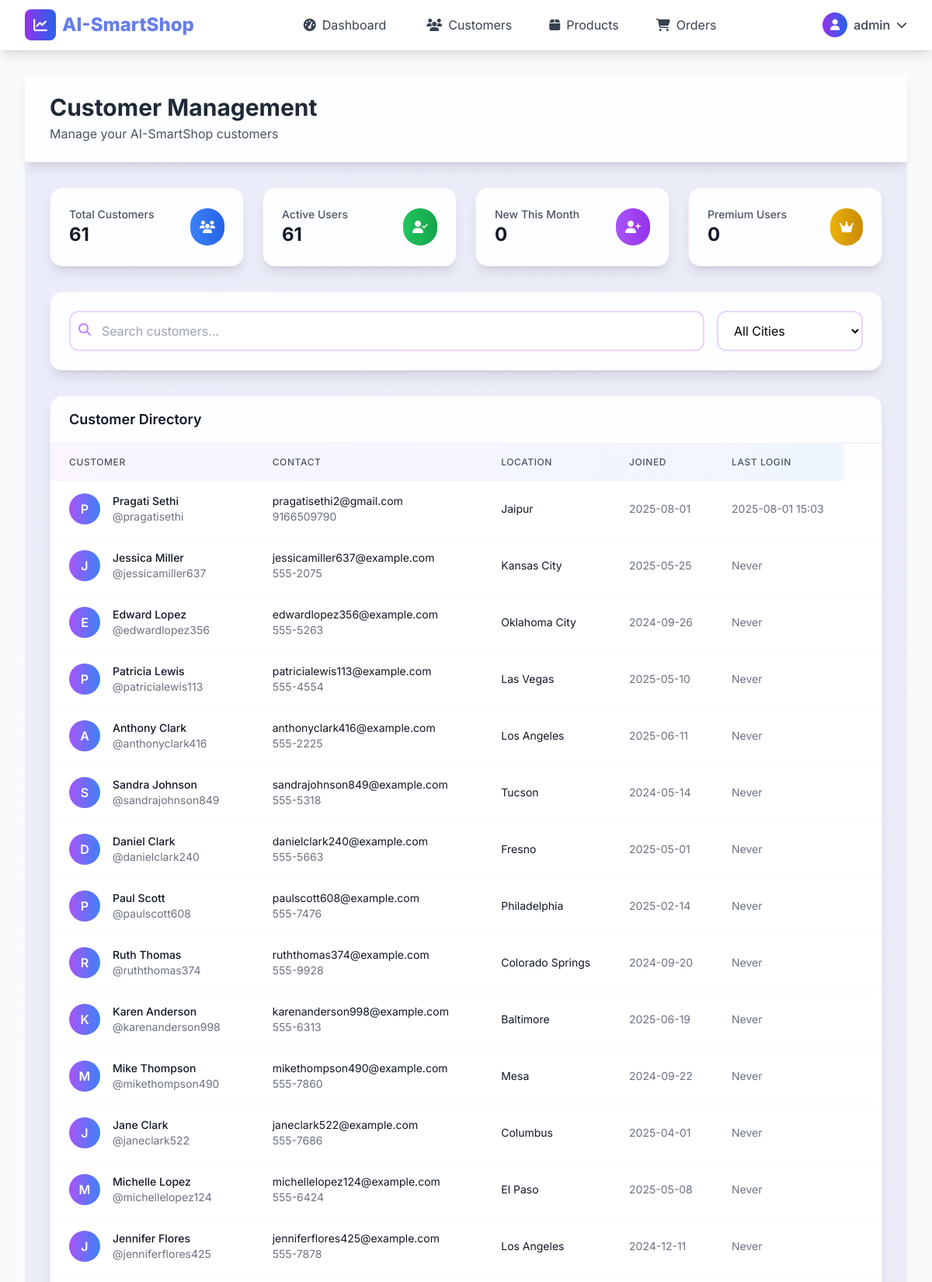
The page /admin/customers (signed in, upper part) on the database its author committed.
### tables this page shows
CREATE TABLE customers (
            customer_id INTEGER PRIMARY KEY AUTOINCREMENT,
            user_id INTEGER,
            name TEXT NOT NULL,
            email TEXT,
            phone TEXT,
            city TEXT,
            city_tier INTEGER DEFAULT 1,
            gender TEXT,
            marital_status TEXT,
            preferred_login_device TEXT DEFAULT 'Mobile',
            preferred_order_category TEXT DEFAULT 'Fashion',
            tenure INTEGER DEFAULT 0,
            created_at TIMESTAMP DEFAULT CURRENT_TIMESTAMP,
            last_seen TIMESTAMP DEFAULT CURRENT_TIMESTAMP,
            is_churned BOOLEAN DEFAULT 0,
            satisfaction_score INTEGER DEFAULT 3,
            complain BOOLEAN DEFAULT 0,
            total_spent REAL DEFAULT 0,
            total_orders INTEGER DEFAULT 0,
            days_since_last_order INTEGER DEFAULT 0,
            FOREIGN KEY (user_id) REFERENCES users (user_id)
        );

CREATE TABLE users (
            user_id INTEGER PRIMARY KEY AUTOINCREMENT,
            username TEXT UNIQUE NOT NULL,
            email TEXT UNIQUE NOT NULL,
            password_hash TEXT NOT NULL,
            role TEXT DEFAULT 'customer',
            created_at TIMESTAMP DEFAULT CURRENT_TIMESTAMP,
            last_login TIMESTAMP,
            is_active BOOLEAN DEFAULT 1
        );

### app.py (the view)
@app.route('/admin/customers')
@admin_required
def admin_customers():
    conn = get_db_connection()
    customers = conn.execute('''
        SELECT c.*, u.username, u.email as user_email, u.last_login
        FROM customers c
        JOIN users u ON c.user_id = u.user_id
        ORDER BY c.customer_id DESC
    ''').fetchall()
    conn.close()
    return render_template('admin_customers.html', customers=customers)

### app.py (called while the page is built)
def get_db_connection():
    conn = sqlite3.connect('customer_analytics.db')
    conn.row_factory = sqlite3.Row
    return conn

def admin_required(f):
    @wraps(f)
    def decorated_function(*args, **kwargs):
        if 'user_id' not in session or session.get('role') != 'admin':
            flash('Admin access required', 'error')
            return redirect(url_for('login'))
        return f(*args, **kwargs)
    return decorated_function

### templates/admin_customers.html (shortened to what this page needs)
{% extends "base.html" %}
{% block content %}
<div class="min-h-screen" style="background: linear-gradient(135deg, rgba(102, 126, 234, 0.1) 0%, rgba(118, 75, 162, 0.1) 100%);">
    <div class="bg-white/90 backdrop-blur-md shadow-lg border-b border-purple-100">
        <div class="max-w-7xl mx-auto px-4 sm:px-6 lg:px-8">
            <div class="flex justify-between items-center py-6">
                <div>
                    <h1 class="text-3xl font-bold text-gray-800">Customer Management</h1>
                    <p class="text-gray-600 mt-1">Manage your AI-SmartShop customers</p>
                </div>
            </div>
        </div>
    </div>
    <div class="max-w-7xl mx-auto px-4 sm:px-6 lg:px-8 py-8">
        <div class="grid grid-cols-1 md:grid-cols-4 gap-6 mb-8">
            <div class="bg-white/90 backdrop-blur-md rounded-2xl shadow-lg border border-purple-100 p-6">
                <div class="flex items-center justify-between">
                    <div>
                        <p class="text-sm font-medium text-gray-600">Total Customers</p>
                        <p class="text-2xl font-bold text-gray-900">{{ customers|length }}</p>
                    </div>
                    <div class="bg-gradient-to-r from-blue-500 to-blue-600 p-3 rounded-full">
                        <i class="fas fa-users text-white"></i>
                    </div>
                </div>
            </div>
            <div class="bg-white/90 backdrop-blur-md rounded-2xl shadow-lg border border-purple-100 p-6">
                <div class="flex items-center justify-between">
                    <div>
                        <p class="text-sm font-medium text-gray-600">Active Users</p>
                        <p class="text-2xl font-bold text-gray-900">{{ customers|length }}</p>
                    </div>
                    <div class="bg-gradient-to-r from-green-500 to-green-600 p-3 rounded-full">
                        <i class="fas fa-user-check text-white"></i>
                    </div>
                </div>
            </div>
            <div class="bg-white/90 backdrop-blur-md rounded-2xl shadow-lg border border-purple-100 p-6">
                <div class="flex items-center justify-between">
                    <div>
                        <p class="text-sm font-medium text-gray-600">New This Month</p>
                        <p class="text-2xl font-bold text-gray-900">0</p>
                    </div>
                    <div class="bg-gradient-to-r from-purple-500 to-purple-600 p-3 rounded-full">
                        <i class="fas fa-user-plus text-white"></i>
                    </div>
                </div>
            </div>
            <div class="bg-white/90 backdrop-blur-md rounded-2xl shadow-lg border border-purple-100 p-6">
                <div class="flex items-center justify-between">
                    <div>
                        <p class="text-sm font-medium text-gray-600">Premium Users</p>
                        <p class="text-2xl font-bold text-gray-900">0</p>
                    </div>
                    <div class="bg-gradient-to-r from-yellow-500 to-yellow-600 p-3 rounded-full">
                        <i class="fas fa-crown text-white"></i>
                    </div>
                </div>
            </div>
        </div>
        <div class="bg-white/90 backdrop-blur-md rounded-2xl shadow-lg border border-purple-100 mb-8">
            <div class="p-6">
                <div class="flex flex-col md:flex-row gap-4">
                    <div class="flex-1">
                        <div class="relative">
                            <input type="text" id="searchInput" placeholder="Search customers..."
                                   class="w-full pl-10 pr-4 py-3 border-2 border-purple-200 rounded-xl focus:ring-2 focus:ring-purple-500 focus:border-transparent bg-white/80 backdrop-blur-sm">
                            <i class="fas fa-search absolute left-3 top-4 text-purple-400"></i>
                        </div>
                    </div>
                    <div class="flex gap-3">
                        <select id="cityFilter" class="px-4 py-3 border-2 border-purple-200 rounded-xl focus:ring-2 focus:ring-purple-500 focus:border-transparent bg-white/80 backdrop-blur-sm">
                            <option value="">All Cities</option>
                        </select>
                    </div>
                </div>
            </div>
        </div>
        <div class="bg-white/90 backdrop-blur-md rounded-2xl shadow-lg border border-purple-100">
            <div class="px-6 py-4 border-b border-purple-100">
                <h3 class="text-lg font-semibold text-gray-900">Customer Directory</h3>
            </div>
            <div class="overflow-x-auto">
                {% if customers %}
                <table class="w-full">
                    <thead class="bg-gradient-to-r from-purple-50 to-blue-50">
                        <tr>
                            <th class="px-6 py-4 text-left text-xs font-medium text-gray-600 uppercase tracking-wider">Customer</th>
                            <th class="px-6 py-4 text-left text-xs font-medium text-gray-600 uppercase tracking-wider">Contact</th>
                            <th class="px-6 py-4 text-left text-xs font-medium text-gray-600 uppercase tracking-wider">Location</th>
                            <th class="px-6 py-4 text-left text-xs font-medium text-gray-600 uppercase tracking-wider">Joined</th>
                            <th class="px-6 py-4 text-left text-xs font-medium text-gray-600 uppercase tracking-wider">Last Login</th>
                        </tr>
                    </thead>
                    <tbody class="bg-white/50 backdrop-blur-sm divide-y divide-purple-100">
                        {% for customer in customers %}
                        <tr class="hover:bg-white/80 transition-colors" data-city="{{ customer.city }}">
                            <td class="px-6 py-4 whitespace-nowrap">
                                <div class="flex items-center">
                                    <div class="flex-shrink-0 h-10 w-10">
                                        <div class="h-10 w-10 rounded-full bg-gradient-to-r from-purple-500 to-blue-500 flex items-center justify-center">
                                            <span class="text-white font-semibold">{{ customer.name[:1].upper() }}</span>
                                        </div>
                                    </div>
                                    <div class="ml-4">
                                        <div class="text-sm font-medium text-gray-900">{{ customer.name }}</div>
                                        <div class="text-sm text-gray-500">@{{ customer.username }}</div>
                                    </div>
                                </div>
                            </td>
                            <td class="px-6 py-4 whitespace-nowrap">
                                <div class="text-sm text-gray-900">{{ customer.email }}</div>
                                <div class="text-sm text-gray-500">{{ customer.phone or 'N/A' }}</div>
                            </td>
                            <td class="px-6 py-4 whitespace-nowrap">
                                <div class="text-sm text-gray-900">{{ customer.city or 'N/A' }}</div>
                            </td>
                            <td class="px-6 py-4 whitespace-nowrap text-sm text-gray-500">
                                {{ customer.created_at[:10] if customer.created_at else 'N/A' }}
                            </td>
                            <td class="px-6 py-4 whitespace-nowrap text-sm text-gray-500">
                                {{ customer.last_login[:16] if customer.last_login else 'Never' }}
                            </td>
                            <td class="px-6 py-4 whitespace-nowrap text-sm font-medium">
                            </td>
                        </tr>
                        {% endfor %}
                    </tbody>
                </table>
                {% else %}
                <div class="text-center py-16">
                    <i class="fas fa-users text-purple-400 text-6xl mb-4"></i>
                    <h3 class="text-xl font-medium text-gray-900 mb-2">No customers found</h3>
                    <p class="text-gray-500">Customers will appear here as they sign up</p>
                </div>
                {% endif %}
            </div>
        </div>
    </div>
</div>
{% endblock %}

### templates/base.html (shortened to what this page needs)
<!DOCTYPE html>
<html lang="en">
<head>
    <script src="https://cdn.tailwindcss.com"></script>
    <link href="https://cdnjs.cloudflare.com/ajax/libs/font-awesome/6.4.0/css/all.min.css" rel="stylesheet">
</head>
<body class="bg-gray-50">
    <nav class="nav-glass fixed w-full top-0 z-50 shadow-lg">
        <div class="max-w-7xl mx-auto px-4 sm:px-6 lg:px-8">
            <div class="flex justify-between items-center h-16">
                <div class="flex items-center">
                    <a href="{{ url_for('index') }}" class="flex items-center space-x-2">
                        <div class="w-10 h-10 bg-gradient-to-r from-purple-600 to-blue-600 rounded-lg flex items-center justify-center">
                            <i class="fas fa-chart-line text-white text-lg"></i>
                        </div>
                        <span class="navbar-brand-custom">AI-SmartShop</span>
                    </a>
                </div>
                {% if session.user_id %}
                <div class="hidden md:flex items-center space-x-4">
                    {% if session.role == 'customer' %}
                    <a href="{{ url_for('customer_dashboard') }}" class="nav-link-custom text-gray-700 hover:text-purple-600">
                        <i class="fas fa-tachometer-alt mr-2"></i>Dashboard
                    </a>
                    {% elif session.role == 'admin' %}
                    <a href="{{ url_for('admin_dashboard') }}" class="nav-link-custom text-gray-700 hover:text-purple-600">
                        <i class="fas fa-tachometer-alt mr-2"></i>Dashboard
                    </a>
                    <a href="{{ url_for('admin_customers') }}" class="nav-link-custom text-gray-700 hover:text-purple-600">
                        <i class="fas fa-users mr-2"></i>Customers
                    </a>
                    <a href="{{ url_for('admin_products') }}" class="nav-link-custom text-gray-700 hover:text-purple-600">
                        <i class="fas fa-box mr-2"></i>Products
                    </a>
                    <a href="{{ url_for('admin_orders') }}" class="nav-link-custom text-gray-700 hover:text-purple-600">
                        <i class="fas fa-shopping-cart mr-2"></i>Orders
                    </a>
                    {% endif %}
                </div>
                <div class="relative">
                    <button class="flex items-center space-x-2 text-gray-700 hover:text-purple-600 transition-colors" onclick="toggleDropdown()">
                        <div class="w-8 h-8 bg-gradient-to-r from-purple-600 to-blue-600 rounded-full flex items-center justify-center">
                            <i class="fas fa-user text-white text-sm"></i>
                        </div>
                        <span class="font-medium">{{ session.username }}</span>
                        <i class="fas fa-chevron-down text-sm"></i>
                    </button>
                </div>
                {% endif %}
            </div>
        </div>
    </nav>
    <main class="pt-16 min-h-screen">
        <div class="max-w-7xl mx-auto px-4 sm:px-6 lg:px-8 py-8">
            {% block content %}{% endblock %}
        </div>
    </main>
</body>
</html>

### templates/base.html (style rules this page uses)
body { font-family: 'Inter', sans-serif; }
.nav-glass { backdrop-filter: blur(20px); background: rgba(255, 255, 255, 0.95); border-bottom: 1px solid rgba(102, 126, 234, 0.1); }
.nav-link-custom { transition: all 0.3s ease; border-radius: 8px; padding: 0.5rem 1rem; margin: 0 0.25rem; }
.navbar-brand-custom { font-weight: 800; font-size: 1.5rem; color: #667eea; }

### rows shown on the page
customers: name "P", name "Pragati Sethi", username "pragatisethi", email "pragatisethi2@gmail.com", phone "9166509790", city "Jaipur", created_at "2025-08-01", last_login "2025-08-01 15:03"
customers: name "J", name "Jessica Miller", username "jessicamiller637", email "jessicamiller637@example.com", phone "555-2075", city "Kansas City", created_at "2025-05-25", last_login "Never"
customers: name "E", name "Edward Lopez", username "edwardlopez356", email "edwardlopez356@example.com", phone "555-5263", city "Oklahoma City", created_at "2024-09-26", last_login "Never"
customers: name "P", name "Patricia Lewis", username "patricialewis113", email "patricialewis113@example.com", phone "555-4554", city "Las Vegas", created_at "2025-05-10", last_login "Never"
customers: name "A", name "Anthony Clark", username "anthonyclark416", email "anthonyclark416@example.com", phone "555-2225", city "Los Angeles", created_at "2025-06-11", last_login "Never"
customers: name "S", name "Sandra Johnson", username "sandrajohnson849", email "sandrajohnson849@example.com", phone "555-5318", city "Tucson", created_at "2024-05-14", last_login "Never"
customers: name "D", name "Daniel Clark", username "danielclark240", email "danielclark240@example.com", phone "555-5663", city "Fresno", created_at "2025-05-01", last_login "Never"
customers: name "P", name "Paul Scott", username "paulscott608", email "paulscott608@example.com", phone "555-7476", city "Philadelphia", created_at "2025-02-14", last_login "Never"
customers: name "R", name "Ruth Thomas", username "ruththomas374", email "ruththomas374@example.com", phone "555-9928", city "Colorado Springs", created_at "2024-09-20", last_login "Never"
customers: name "K", name "Karen Anderson", username "karenanderson998", email "karenanderson998@example.com", phone "555-6313", city "Baltimore", created_at "2025-06-19", last_login "Never"
customers: name "M", name "Mike Thompson", username "mikethompson490", email "mikethompson490@example.com", phone "555-7860", city "Mesa", created_at "2024-09-22", last_login "Never"
customers: name "J", name "Jane Clark", username "janeclark522", email "janeclark522@example.com", phone "555-7686", city "Columbus", created_at "2025-04-01", last_login "Never"
customers: name "M", name "Michelle Lopez", username "michellelopez124", email "michellelopez124@example.com", phone "555-6424", city "El Paso", created_at "2025-05-08", last_login "Never"
customers: name "J", name "Jennifer Flores", username "jenniferflores425", email "jenniferflores425@example.com", phone "555-7878", city "Los Angeles", created_at "2024-12-11", last_login "Never"

### other values the page prints
{{ session.username }} "admin"
{{ customers|length }} "61"
